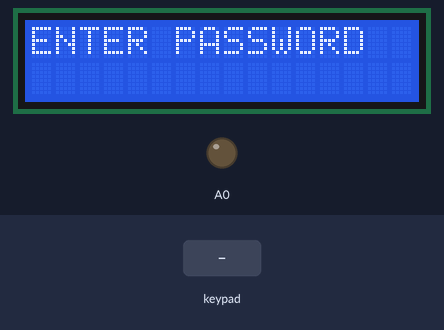
The sketch below on a simulated Arduino Uno, built with avr-gcc and run on an emulated ATmega328P. Parts: 16×2 character LCD, output pins drawn as LEDs (lit = HIGH). The inputs (shaded band) are chosen by the test bench.

Above: at 3.2 s.
3.3 s: keypad keys 7 8 9 1 0 # pressed 0.4 s apart
At 6.3 s:
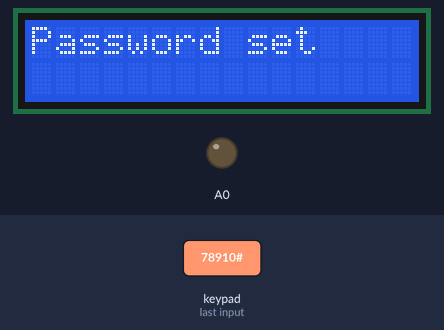
12.5 s: keypad keys 7 8 9 1 0 pressed 0.4 s apart
At 17.3 s:
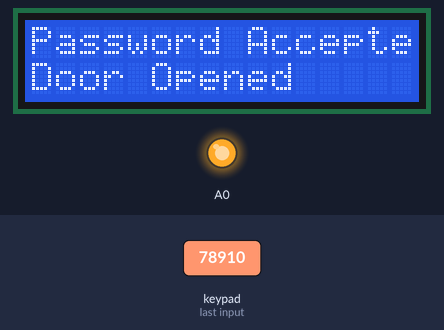
17.5 s: key '*' pressed
At 18.8 s:
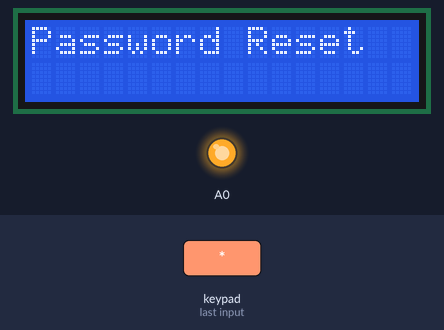
20.5 s: keypad keys 7 8 9 1 0 * pressed 0.4 s apart
At 20.7 s:
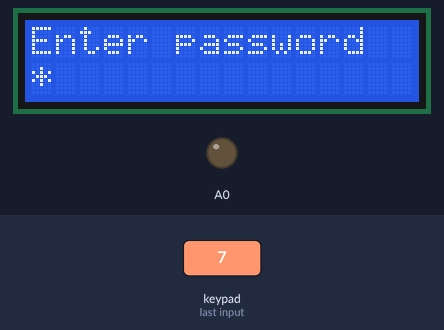
24.4 s: key '1' pressed
At 26.6 s:
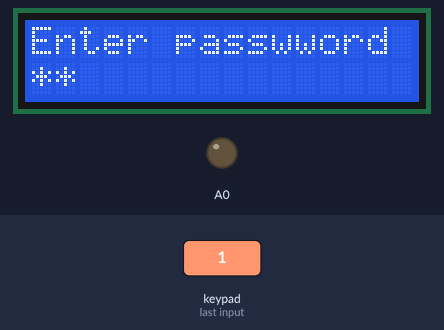
26.9 s: key '2' pressed
At 27.8 s:
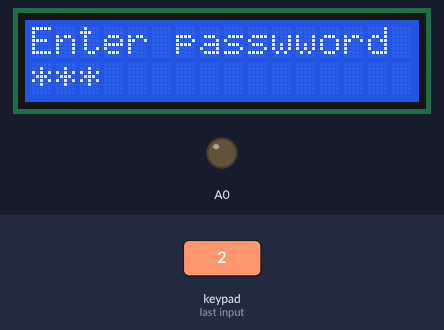
Timing chart, 0 to 29.4 s (numbered marks = the images above; inputs shaded):
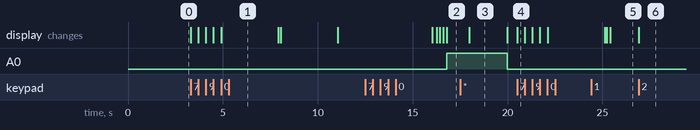

The sketch:

password.ino
```cpp
#include<LiquidCrystal.h>
#include<Keypad.h>
const int rs = 12, en = 11, d4 = 5, d5 = 4, d6 = 3, d7 = 2;
LiquidCrystal lcd(rs, en, d4, d5, d6, d7);

const byte ROWS=4;
const byte COLS=4;
const char keys[ROWS][COLS]= {
 { '1','2','3','A'},
 {'4','5','6','B'},
 {'7','8','9','C'},
 {'*','0','#','D'}

};
 byte rowPins[ROWS]={7,8,9,10};
 byte colPins[COLS]={0,1,6,13};
String p="",ps="";
int flag=0;
Keypad keypad = Keypad(makeKeymap(keys),rowPins,colPins,ROWS,COLS);

void setup() {
  // put your setup code here, to run once:
  lcd.begin(16,2);
  lcd.setCursor(0,0);
 lcd.print("ENTER PASSWORD");
 delay(2000);
 lcd.setCursor(0,1);
 pinMode(A0,OUTPUT);
 digitalWrite(A0,LOW);
}

void loop() {
  // put your main code here, to run repeatedly:
char key=keypad.getKey();
if(key){
if(p.length()<4 && key!='#' && flag==0)
{
  p=p+key;
 lcd.print('*');
}
else if(flag==0)
{
  flag=1;
 lcd.clear();
 lcd.print("Password set");
 delay(3000);
 lcd.clear();
 lcd.print("Enter passwword");
 lcd.setCursor(0,1);
 delay(100);
}
else if(flag==1)
{
  if(key!='#')
  ps=ps+key;
  lcd.print('*');
  if(ps.length()>=4 || key=='#')
  {

    if(ps.equals(p))
    {
      ps="";
      lcd.clear();
      lcd.print("Password Accepted");
      lcd.setCursor(0,1);
      lcd.print("Door Opened");
      digitalWrite(A0,HIGH);
      delay(1000);
      flag=2;
    }
    else
    {
      ps="";
      lcd.clear();
      lcd.print("Wrong Password");
      delay(3000);
       lcd.setCursor(0,1);
      lcd.print("Access Denied");
      delay(5000);
      lcd.clear();
      lcd.print("ENTER PASSWORD");
      delay(200);
      lcd.setCursor(0,1);
    }
  }
}
else if(flag==2)
{
  if(key=='*')
  {
    p="";
    flag=0;
    lcd.clear();
    lcd.print("Password Reset");
    delay(2000);
    digitalWrite(A0,LOW);
    lcd.clear();
    lcd.print("Enter password");
    lcd.setCursor(0,1);
    delay(100);
  }
  else if(key=='#')
  {
    flag=1;
    lcd.clear();
    lcd.print("Password set");
    delay(5000);
    digitalWrite(A0,LOW);
 lcd.clear();
 lcd.print("Enter password");
 lcd.setCursor(0,1);
 delay(500);
  }
}
}
}
```

Measured:
- after the input at 3.3 s, the display: first changes at once (image 1 shows a later state)
- after the input at 12.5 s, A0: LOW → HIGH after 4.3 s; the display: first differs from a run without the input after 3.8 s (image 2 shows a later state)
- after the input at 17.5 s, A0: HIGH → LOW after 2.5 s; the display: changes after 0.48 s (image 3)
- after the input at 20.5 s, the display: changes at once (image 4)
- after the input at 24.4 s, the display: first differs from a run without the input after 1.0 s (image 5)
- after the input at 26.9 s, the display: changes at once (image 6)
- what the display in image 3 shows lasts 2.0 s, from 18.0 s to 20.0 s
